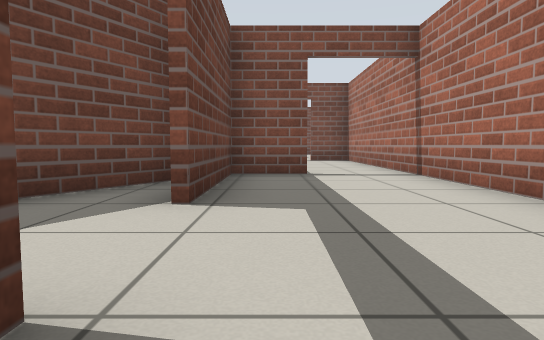
View 1 (above)

23 first-person views from a walk through a world built for the Gazebo simulator. The camera is 0.5 m above the floor, tilts 4° down and sees 75° across. The lines on the ground mark 1 m squares. The floor is counted in squares, 1 m on a side. Each view is taken from the middle of a square. On the plan, view 1 faces up. The plan holds only what a view shows up to about 9 squares ahead; the rest is blank.

View 2
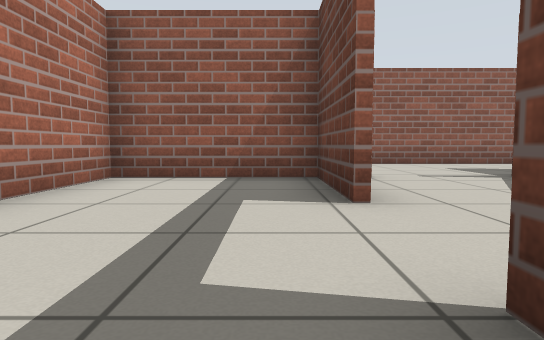

View 3
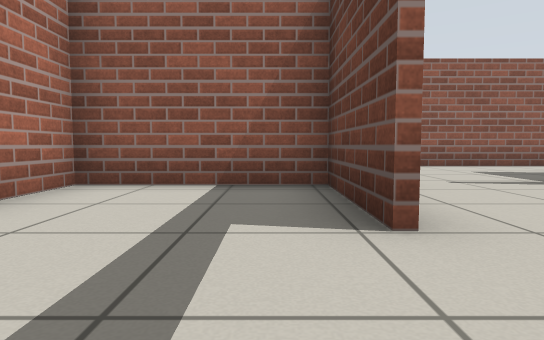

View 4
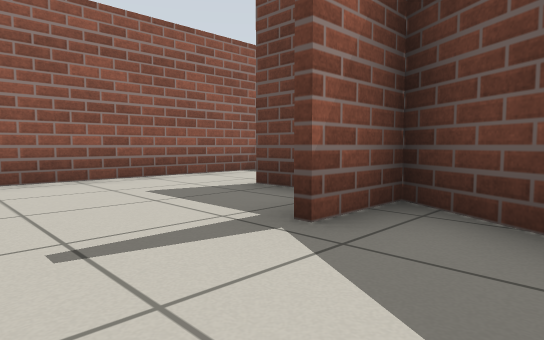

View 5
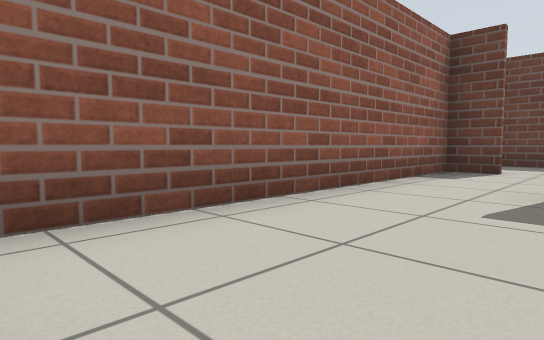

View 6
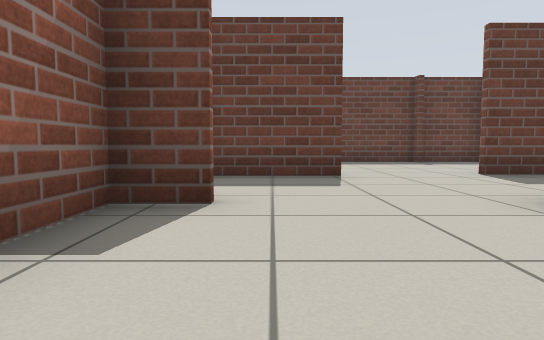

View 7
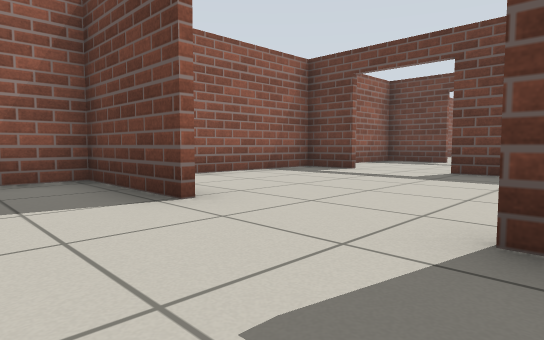

View 8
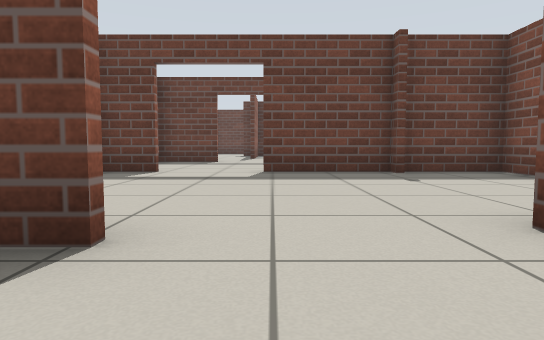

View 9
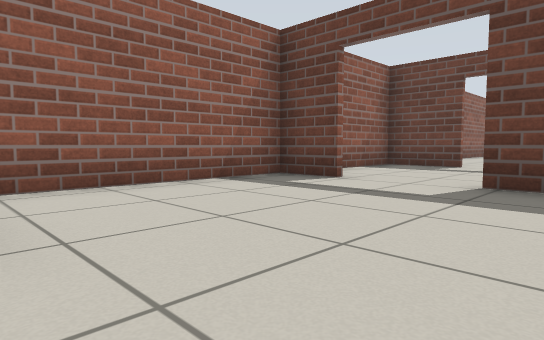

View 10
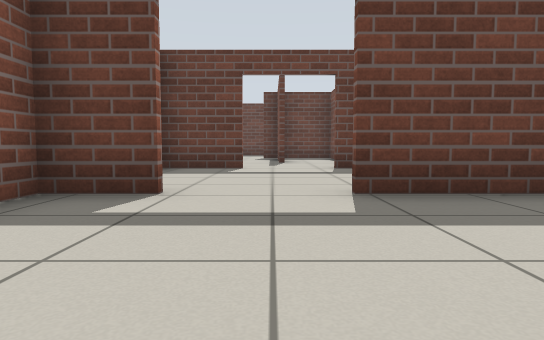

View 11
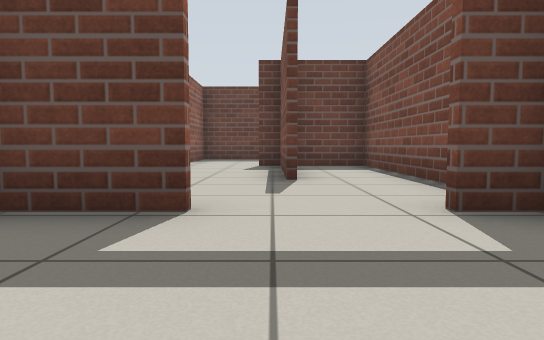

View 12
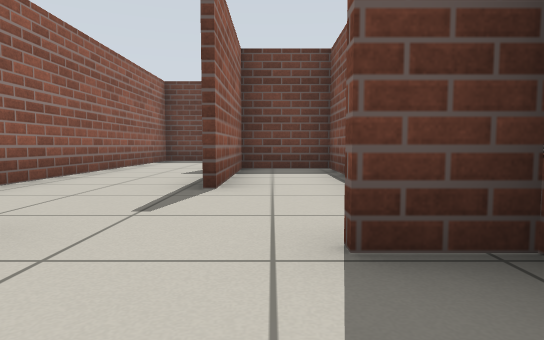

View 13
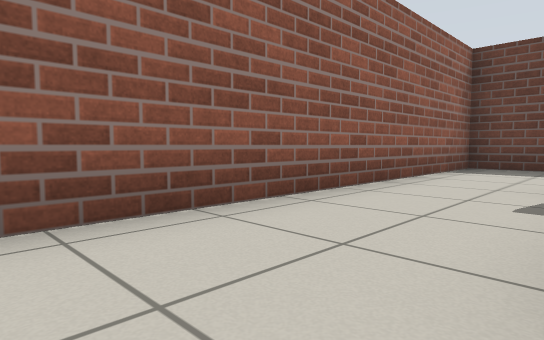

View 14
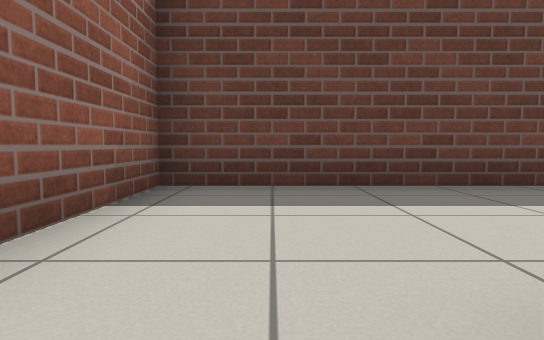

View 15
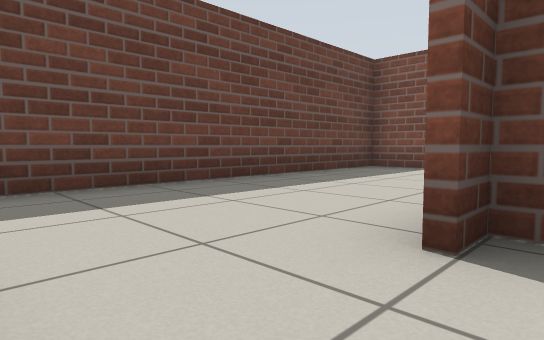

View 16
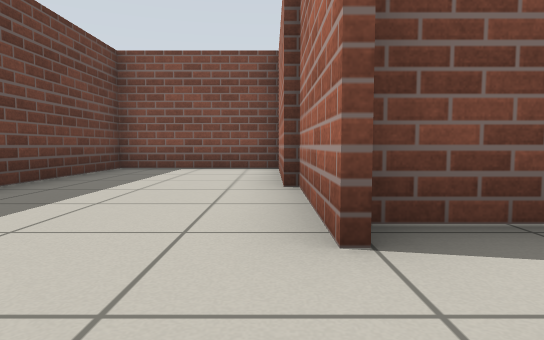

View 17
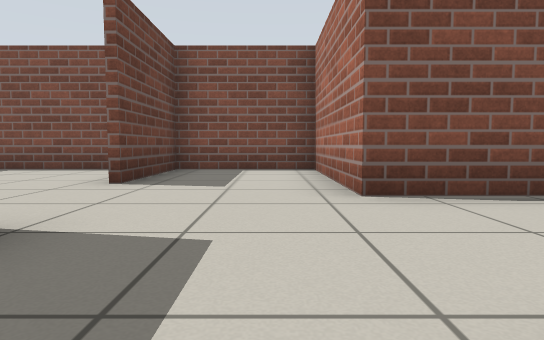

View 18
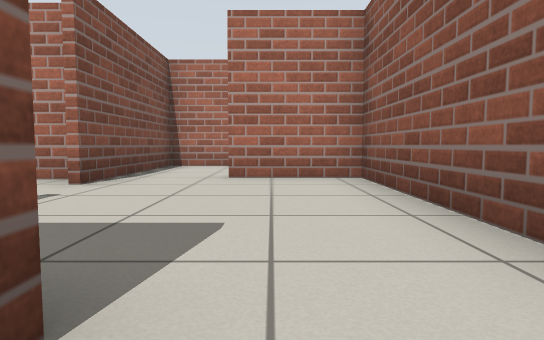

View 19
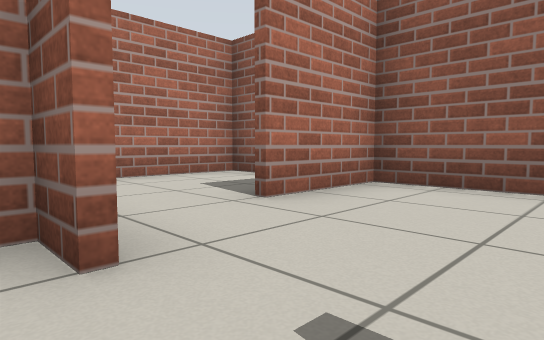

View 20
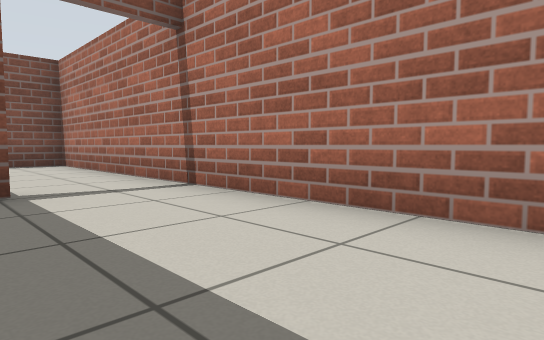

View 21
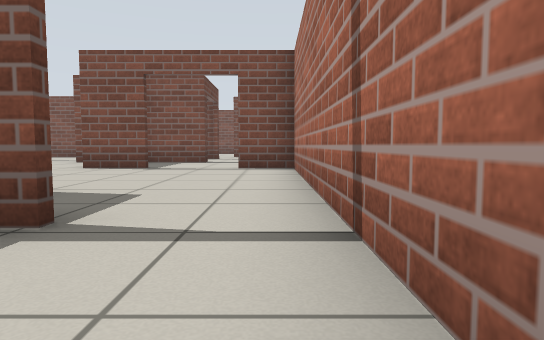

View 22
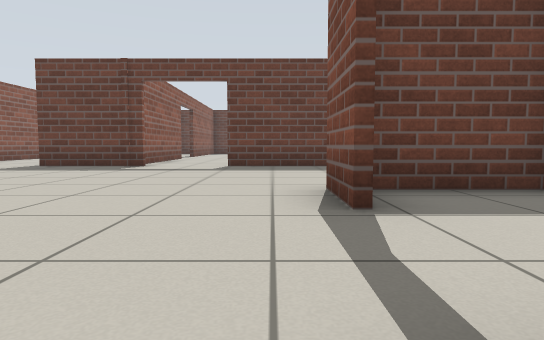

View 23
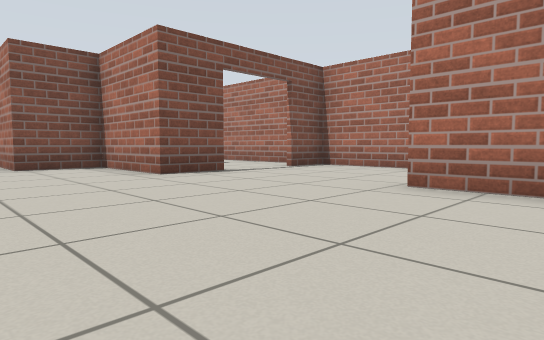

### Floor plan
Ten units are one square. View 1 is at (0, 0); x grows to the right and y downward. Boxes are objects, and circles mark ways between rooms. Rooms are numbered by the first view taken in them; rooms with no view inside come last. Other rooms are left out.
<svg viewBox="-298 -148 328 207">
<path fill="none" stroke="#000" d="M-7 -10 -7 15M-14 -50 -24 -32M6 -61 -7 -61 -7 -29M25 19 25 -61M-16 14 25 14M-51 28 -51 35M-62 16 -81 16 -81 -23 -110 -23 -110 5M-80 45 -80 54 -6 54 -6 32M-44 2 -51 14 -38 14M-107 29 -107 54 -96 54M-8 15 -8 5M-4 16 -16 16M-156 41 -156 54 -115 54M-156 -2 -156 23M-122 -23 -156 -23 -156 -4M-196 36 -196 54 -175 54M-196 8 -196 18M-257 34 -257 7M-259 8 -259 -21M-221 28 -256 28M-258 -27 -293 -27 -293 54 -212 54M-8 -65 -8 -79M-6 -116 -21 -116 -21 -143 -37 -143M-64 -80 -64 -55M25 -61 25 -116 13 -116M-64 -124 -64 -99M-215 8 -259 8M-255 26 -220 26M-255 7 -255 34"/>
<circle cx="-10" cy="-20" r="3" fill="#2a7"/>
<circle cx="15" cy="-60" r="3" fill="#2a7"/>
<circle cx="-110" cy="15" r="3" fill="#2a7"/>
<circle cx="-160" cy="35" r="3" fill="#2a7"/>
<circle cx="-200" cy="25" r="3" fill="#2a7"/>
<circle cx="-215" cy="30" r="3" fill="#2a7"/>
<text x="10" y="-20">1</text>
<text x="-60" y="30">2</text>
<text x="-140" y="20">3</text>
<text x="-180" y="30">4</text>
<text x="-270" y="30">5</text>
<text x="-20" y="-90">6</text>
<text x="-230" y="20">7</text>
</svg>
Room 1 opens to room 2. Room 1 opens to room 6. Room 2 opens to room 3. Room 3 opens to room 4. Room 4 opens to room 7. Room 5 opens to room 7.

Where each view was taken, in squares from view 1:
view 1: 0 up, 0 right, facing up
view 2: 4 up, 0 right, facing down
view 3: 3 up, 0 right, facing down
view 4: 0 up, 2 left, facing down-left
view 5: 3 down, 1 left, facing down-left
view 6: 4 down, 5 left, facing left
view 7: 0 up, 9 left, facing down-left
view 8: 2 down, 9 left, facing left
view 9: 1 down, 11 left, facing down-left
view 10: 3 down, 12 left, facing left
view 11: 3 down, 17 left, facing left
view 12: 2 down, 18 left, facing left
view 13: 3 down, 21 left, facing down-left
view 14: 4 down, 25 left, facing left
view 15: 5 down, 25 left, facing up-left
view 16: 5 down, 26 left, facing up
view 17: 5 down, 9 left, facing up
view 18: 4 down, 6 left, facing right
view 19: 1 down, 3 left, facing down-right
view 20: 2 up, 0 right, facing up-right
view 21: 4 up, 2 right, facing up
view 22: 11 up, 2 right, facing left
view 23: 6 up, 5 left, facing up-right
